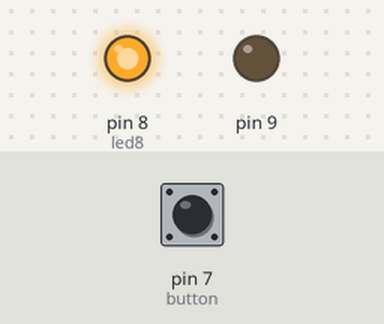
This sketch was run on a simulated Arduino Uno, built with avr-gcc and run on an emulated ATmega328P. Parts: output pins drawn as LEDs (lit = HIGH). Inputs (shaded band) come from the test bench; at power-on: pin 7 (button) HIGH.

Above: at 1.2 s.
1.3 s: pin 7 (button) pulled LOW for 0.15 s
At 1.37 s:
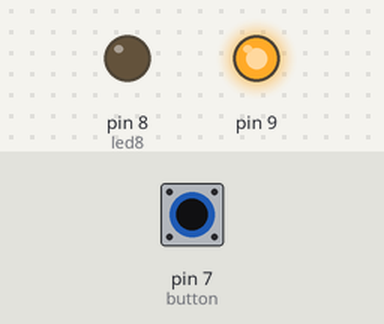
2.9 s: pin 7 (button) pulled LOW for 3.2 s
At 6.8 s:
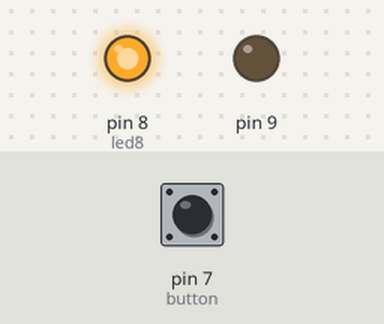
Timing chart, 0 to 8.3 s (numbered marks = the images above; inputs shaded):
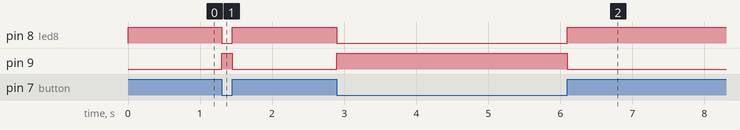

Measured:
- after the input at 1.3 s, pin 8 (led8): HIGH → LOW at once, → HIGH 0.15 s later; pin 9: LOW → HIGH at once, → LOW 0.15 s later
- after the input at 2.9 s, pin 8 (led8): HIGH → LOW at once, → HIGH 3.2 s later; pin 9: LOW → HIGH at once, → LOW 3.2 s later

The sketch:

4.ino
```cpp
void setup() {
  // put your setup code here, to run once:
  DDRB |= ((1<<DDB0) | (1<<DDB1));//set led8 and led9 to output pins
  DDRD &= ~(1<<DDD7); //set pin7 to output push_button
  PORTD |= (1<<PORTD7); //pullup portd
  //PORTB ^= (1<<PORTB0); //when button is not pressed led8 glows and when pushbutton is pressed led8 off and led9 glows

}

void loop() {
  // put your main code here, to run repeatedly:
	PORTB = (PIND & (1<<PIND7))?(1<<PORTB0):(1<<PORTB1);
}
```
